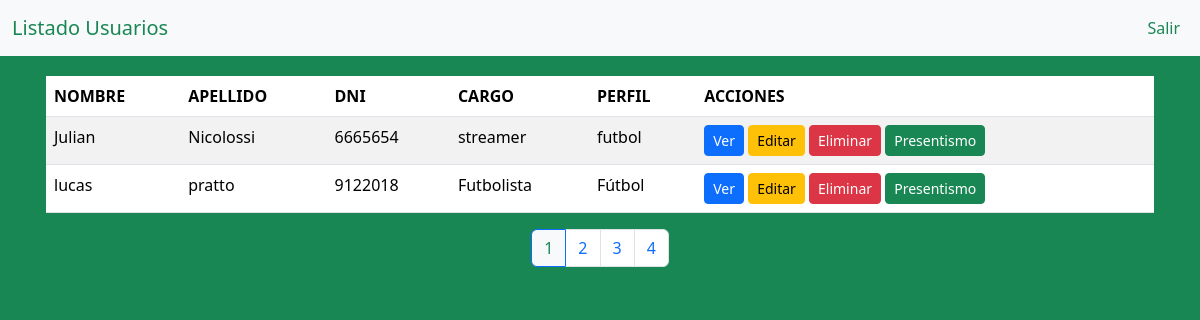
The app's page /usuarios.php with its own data.
### tables this page shows
CREATE TABLE `loginn` (
  `usuario` varchar(50) NOT NULL,
  `contraseña` varchar(50) NOT NULL,
  `Nombre` varchar(50) NOT NULL,
  `Apellido` varchar(50) NOT NULL,
  `DNI` int(50) UNSIGNED NOT NULL,
  `Perfil` varchar(50) NOT NULL,
  `Cargo` varchar(50) NOT NULL,
  `Telefono` int(50) NOT NULL,
  `telop` int(8) NOT NULL,
  `Direccion` varchar(50) NOT NULL,
  `Ciudad` varchar(50) NOT NULL,
  `Provincia` varchar(50) NOT NULL
);

### db.php (the view, shortened to what this page needs)
<?php
function Getpaginacion($conexion): void {
  $registros_por_pagina = 2;
  $page = isset($_GET['page']) ? (int)$_GET['page'] : 1;
  $inicio = ($page - 1) * $registros_por_pagina;
  $sql_total = "SELECT COUNT(*) as total FROM loginn";
  $result_total = $conexion->query($sql_total);
  $total_registros = $result_total->fetch_assoc()['total'];
  $sql_usuarios = "SELECT * FROM loginn LIMIT $inicio, $registros_por_pagina";
  $result_usuarios = $conexion->query($sql_usuarios);
  if ($result_usuarios->num_rows > 0) {
      echo "
     <div class='mt-2 table-responsive'>
        <table class='table table-striped table-hover bg-light'>
              <thead>
                  <tr>
                      <th>NOMBRE</th>
                      <th>APELLIDO</th>
                      <th>DNI</th>
                      <th>CARGO</th>
                      <th>PERFIL</th>
                      <th>ACCIONES</th>
                  </tr>
              </thead>
              <tbody>";
      while ($row = $result_usuarios->fetch_assoc()) {
          $DNI = htmlspecialchars($row['DNI']);
          echo "<tr>
                  <td>" . htmlspecialchars($row['Nombre']) . "</td>
                  <td>" . htmlspecialchars($row['Apellido']) . "</td>
                  <td>" . $DNI . "</td>
                  <td>" . htmlspecialchars($row['Cargo']) . "</td>
                  <td>" . htmlspecialchars($row['Perfil']) . "</td>
                  <div class='button-container'>
                  <td>
                      <a href='verdetalleuser.php?valor=$DNI'>
                 <a href='verdetalleuser.php?valor=$DNI' class='btn btn-primary btn-sm'>Ver</a>                      </a>
                      <a href='ModificarUser.php?valor=$DNI' class='btn btn-sm btn-warning'>Editar</a>
                      <a class='btn btn-sm btn-danger ' href='EliminarUsuario.php?valor=$DNI'
                       onclick='return confirm(\"¿Realmente quiere eliminar este registro?\")'>Eliminar</a>
                      <a href='EnviarPresentismo.php?valor=$DNI' class='btn btn-sm btn-success'>Presentismo</a>
                  </td>
              </tr>";
      }
      echo "</tbody></table>";
  } else {
      echo "No se encontraron usuarios.";
  }
  $total_paginas = ceil($total_registros / $registros_por_pagina);
  echo "<nav aria-label='Page navigation'>
          <ul class='pagination justify-content-center'>";
  for ($i = 1; $i <= $total_paginas; $i++) {
      if ($i == $page) {
          echo "<li class='page-item active' aria-current='page'>
                  <span class='page-link bg-light text-success'>$i</span>
              </li>";
      } else {
          echo "<li class='page-item'>
                  <a class='page-link' href='usuarios.php?page=$i'>$i</a>
              </li>";
      }
  }
  echo "</ul></nav>";
}
?>

### usuarios.php (shortened to what this page needs)
<!DOCTYPE html>
<html lang="es-ES">
<head>
    <link href="https://cdn.jsdelivr.net/npm/bootstrap@5.3.3/dist/css/bootstrap.min.css"
    rel="stylesheet">
</head>
<body class="bg-success link">
    <header>
    <nav class="navbar navbar-expand-md navbar-light bg-light">
                <div class="container-fluid">
                    <a class="navbar-brand text-success">Listado Usuarios</a>
                    <ul class="navbar-nav ms-auto">
                        <li class="nav-item">
                            <a class="nav-link active text-success" href="home.php">Salir</a>
</li>
</ul>
</div>
            </nav>
    </header>
    <div class="container mt-2">
            <div class="col bg-success p-1">
                <?php
                include 'db.php';
                    Getpaginacion($conexion);
                ?>
            </div>
        </div>
    </div>
</body>
</html>

### records on screen
loginn: Nombre "Julian", Apellido "Nicolossi", DNI "6665654", Cargo "streamer", Perfil "futbol"
loginn: Nombre "lucas", Apellido "pratto", DNI "9122018", Cargo "Futbolista", Perfil "Fútbol"
